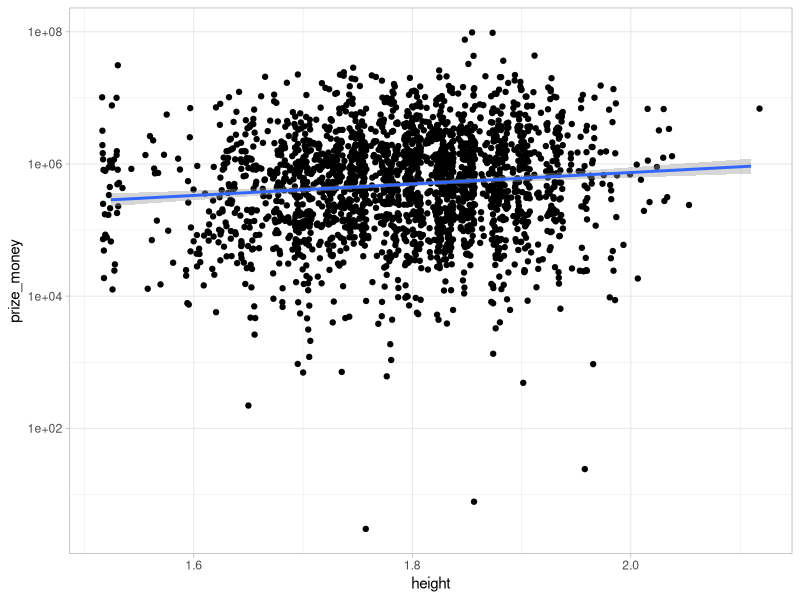
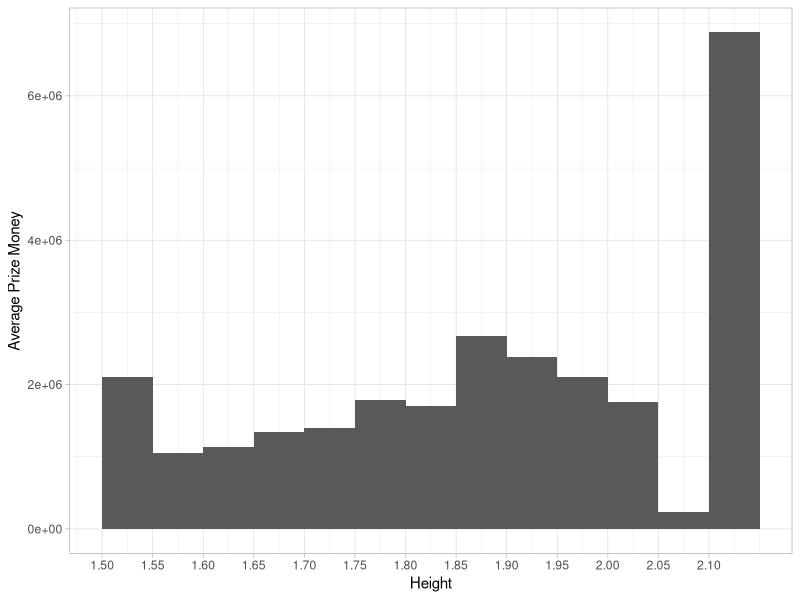
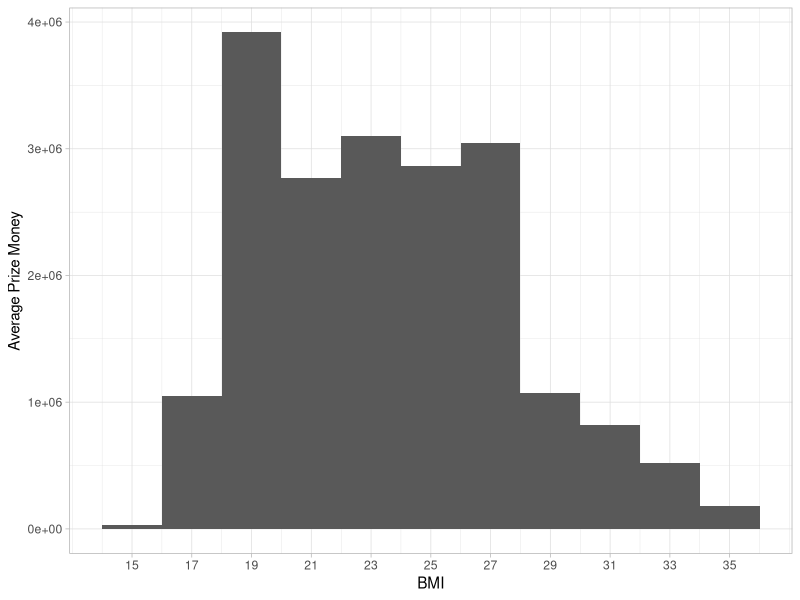

These charts were generated, in order, by the following R code:
library(tidyverse)
library(ggplot2)

graph1 <- read_csv("huge_csv.csv") |>
  filter(height != 0) |>
  mutate(BMI = (weight/1000)/(height^2))

print(graph1)

ggplot(data = graph1) +
  aes(x = height, y = prize_money) +
  scale_y_log10() +
  theme_light() +
  geom_point(position = position_jitter(0.008)) +
  geom_smooth(method = "lm")

ggplot(data = graph1) +
  aes(x = height, y = prize_money) +
  theme_light() +
  scale_x_continuous(breaks = seq(1.5, 2.1, by = 0.05)) +
  stat_summary_bin(fun = "mean", geom = "col", binwidth = 0.05) +
  labs(y = "Average Prize Money",
       x = "Height")

ggplot(data = graph1) +
  aes(x = BMI, y = prize_money) +
  theme_light() +
  scale_x_continuous(breaks = seq(15, 35, by = 2)) +
  stat_summary_bin(fun = "mean", geom = "col", binwidth = 2) +
  labs(y = "Average Prize Money",
       x = "BMI")

            